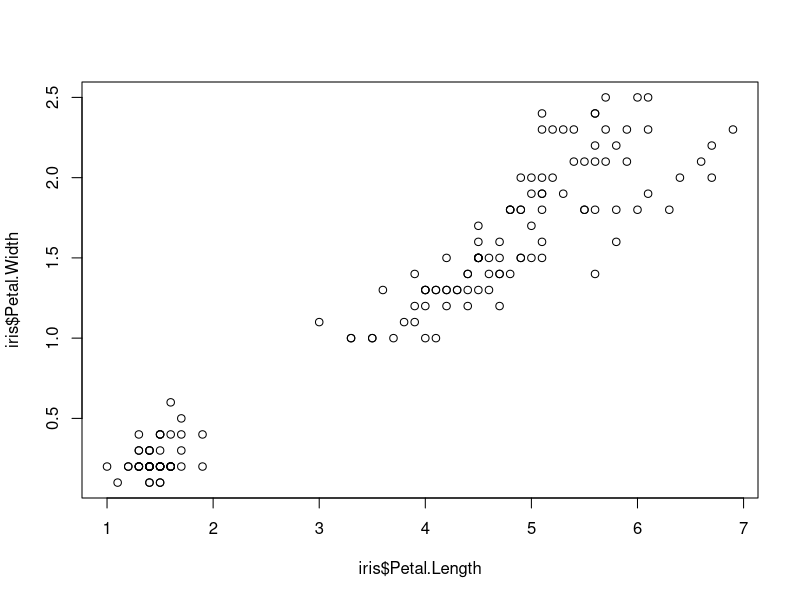
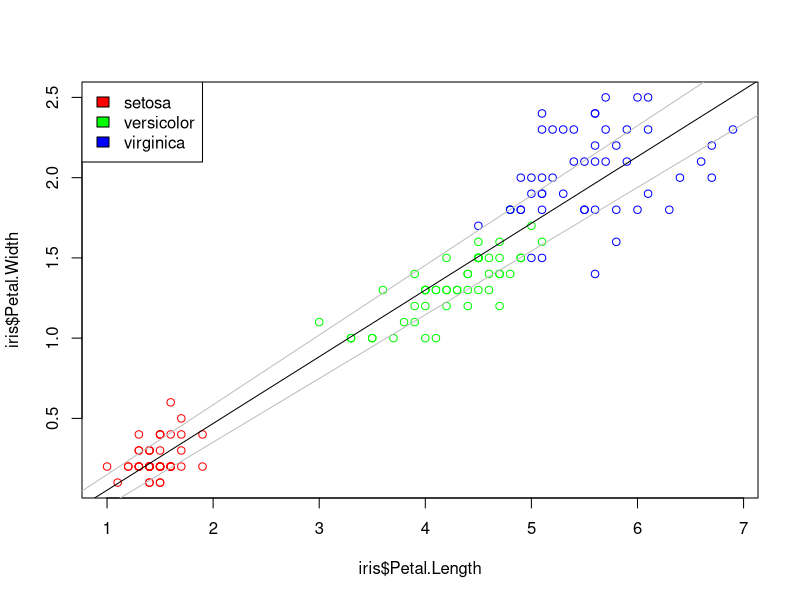
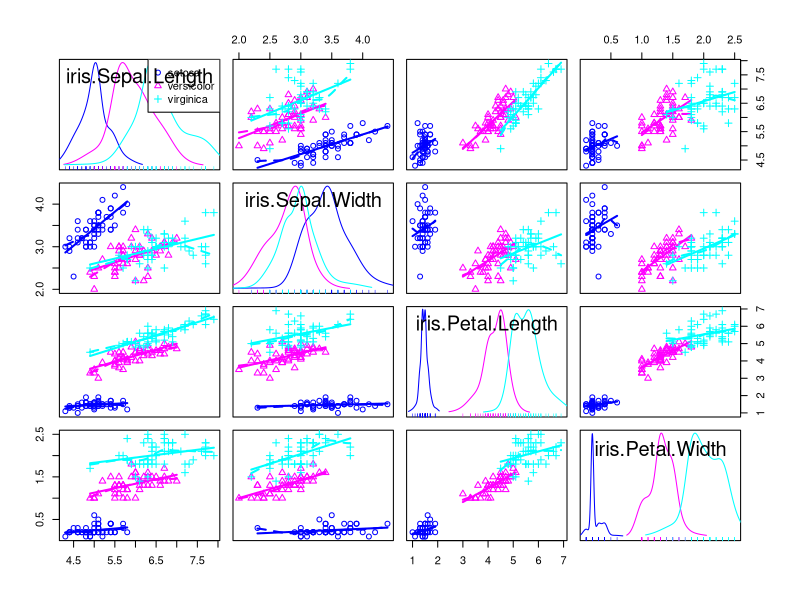
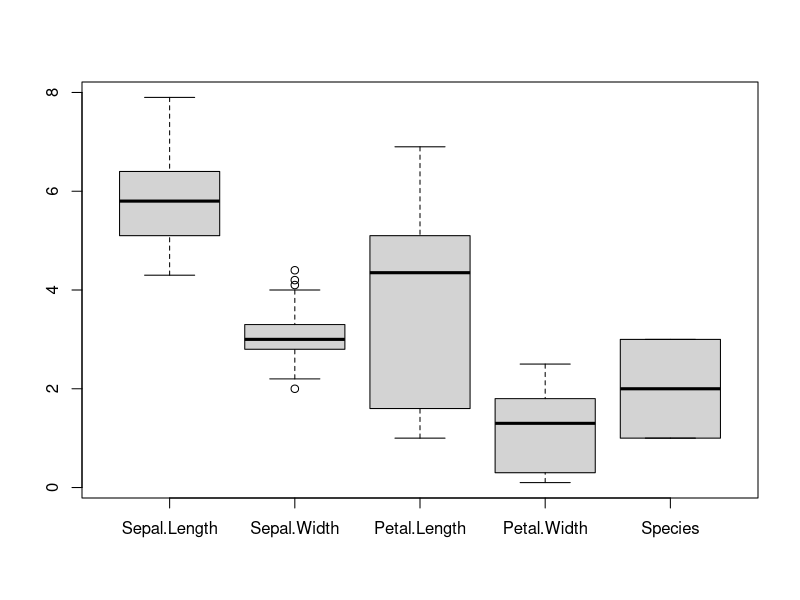

Reproduce these figures in R, in order.
require(graphics)
 
## load and view Iris data set
data(iris)
head(iris)
 
## show summary stats for one variable
summary(iris$Petal.Length)
 
## generate scatterplot
plot(iris$Petal.Length, iris$Petal.Width)
 
## fit a line using linear regression
fit <- lm(iris$Petal.Width ~ iris$Petal.Length)
fit
 
## confidence interval
ci <- confint(fit)
ci
 
## scatterplot with color, legend, abline
cols <- rainbow(3)[iris$Species]
plot(iris$Petal.Length, iris$Petal.Width, col=cols)
legend("topleft", levels(iris$Species), fill=rainbow(3))
 
abline(fit, col="black")
abline(ci[1, 2], ci[2, 2], col="gray")
abline(ci[1, 1], ci[2, 1], col="gray")
 
## scatterplot matrix
library(car) 
spm(~iris$Sepal.Length + iris$Sepal.Width + iris$Petal.Length + iris$Petal.Width | iris$Species)
 
## boxplot
boxplot(iris)
